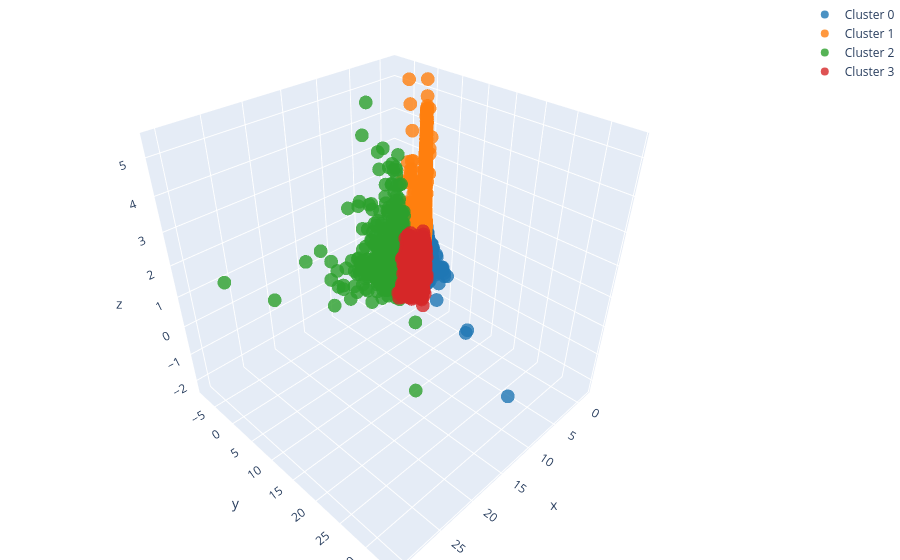

The notebook cell this image was saved under:
### Code cell
N_CLUSTERS = 4

df_kmeans = kmeans_fit_and_plot_per_cluster(N_CLUSTERS, X_final, user_events_df)

### Figure 1 — Plotly figure (JSON) as saved in the notebook; plotly's stock layout.template omitted (floating-point values rounded to 4 significant figures; data arrays with more than 128 entries replaced by an {"elided": "..."} marker saying what was removed)
{"data": [{"marker": {"color": "#1f77b4", "opacity": 0.8, "size": 8}, "mode": "markers", "name": "Cluster 0", "type": "scatter3d", "x": {"elided": "1892 float values"}, "y": {"elided": "1892 float values"}, "z": {"elided": "1892 float values"}}, {"marker": {"color": "#ff7f0e", "opacity": 0.8, "size": 8}, "mode": "markers", "name": "Cluster 1", "type": "scatter3d", "x": {"elided": "1330 float values"}, "y": {"elided": "1330 float values"}, "z": {"elided": "1330 float values"}}, {"marker": {"color": "#2ca02c", "opacity": 0.8, "size": 8}, "mode": "markers", "name": "Cluster 2", "type": "scatter3d", "x": {"elided": "335 float values"}, "y": {"elided": "335 float values"}, "z": {"elided": "335 float values"}}, {"marker": {"color": "#d62728", "opacity": 0.8, "size": 8}, "mode": "markers", "name": "Cluster 3", "type": "scatter3d", "x": {"elided": "1348 float values"}, "y": {"elided": "1348 float values"}, "z": {"elided": "1348 float values"}}], "layout": {"margin": {"b": 0, "l": 0, "r": 0, "t": 0}, "title": {"text": "Interactive 3D Plot of Clusters"}}}
